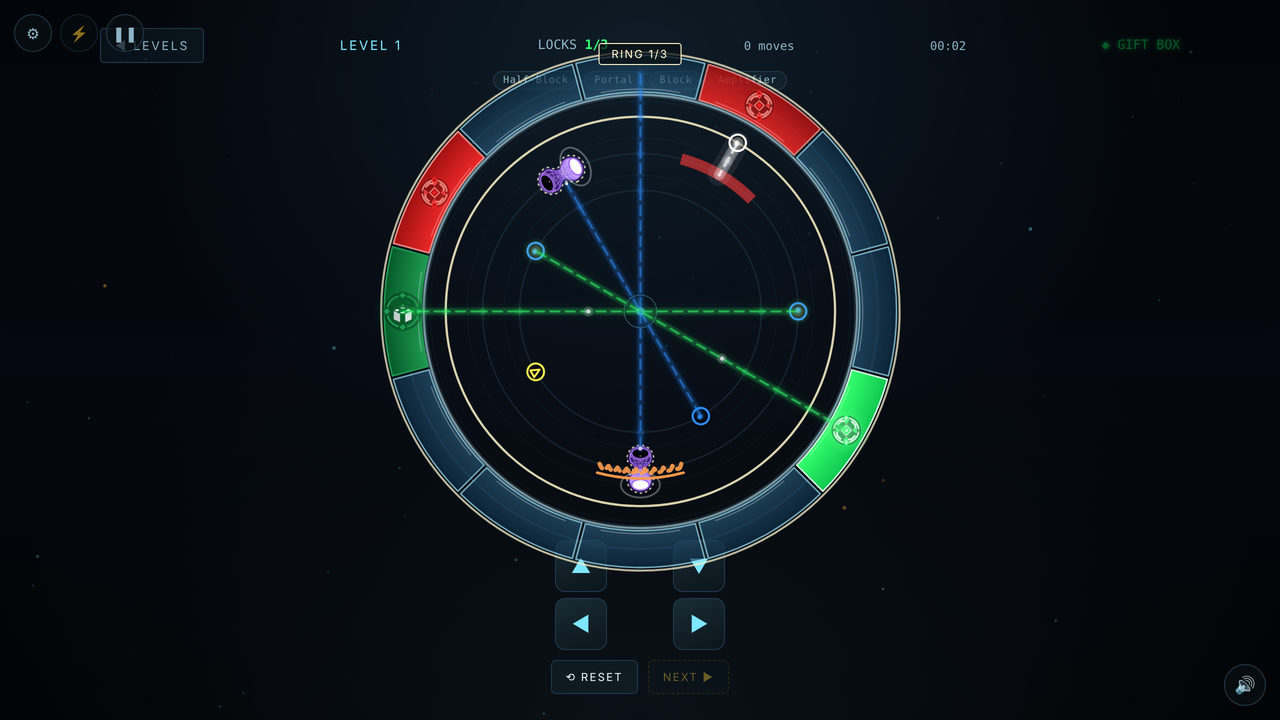
#> input picture media/captured/rs_hard_L01_halfblock-portal-block_puzzle_20261026_16x9.jpg, 1280 x 720 px
$ python -i capture_gameplay.py   (imports and definitions only)
#> lines starting #> are read from the running program, lines starting #| are printed output that depends on the picture
"""Capture fresh, genuine Ringshift gameplay with a real browser.

What it does
    1. Opens YOUR copy of the game (a local .html file) in headless Chromium.
    2. Finds a solution for a level using the game's own beam tracer.
    3. Plays that solution through the game's real keyboard controls
       (arrow keys select and rotate rings) while recording the screen.
    4. Only keeps the clip if the game itself reports the level as won.
    5. Encodes an X-ready MP4 plus screenshots, validates them, and records
       tags/descriptions in media/media_tags.json and the scene in
       data/capture_history.json so the same level is not captured twice.

The game file is NOT part of this repository. Pass it with --game.

    python scripts/capture_gameplay.py doctor  --game "C:\\path\\to\\ringshift.html"
    python scripts/capture_gameplay.py list    --game "C:\\path\\to\\ringshift.html"
    python scripts/capture_gameplay.py plan    --game "C:\\path\\to\\ringshift.html" --count 3
    python scripts/capture_gameplay.py capture --game "C:\\path\\to\\ringshift.html" --count 3

Needs: pip install playwright && playwright install chromium, and FFmpeg on PATH.
"""

import argparse
import base64
import hashlib
import json
import platform
import random
import re
import shutil
import subprocess
import sys
import tempfile
import time
from datetime import datetime, timezone
from pathlib import Path

import media_manifest as manifest_tools
import media_tools as tools

BASE_DIR = Path(__file__).resolve().parent.parent
MEDIA_DIR = BASE_DIR / "media"
TAGS_FILE = MEDIA_DIR / "media_tags.json"
HISTORY_FILE = BASE_DIR / "data" / "capture_history.json"
DEFAULT_OUT_DIR = MEDIA_DIR / "captured"
PREVIEW_DIR = BASE_DIR / "data" / "capture_preview"      # contact sheet + report; NOT under media/ so it is never posted

# Modes with the standard "light every required lock" win rule. The special
# modes (meteor, rocket, orchestra) have timers and random hazards, so a
# solution found from the level data alone would not be reliable.
STANDARD_MODES = ("easy", "normal", "hard")

VIEWPORT = {"width": 540, "height": 960}   # a phone-shaped window, the game's own layout
STILL_SCALE = 2                            # screenshots are 1080x1920

# Measured here (Chromium 153): the screencast always delivers CSS-pixel frames (540x960 for this window) however large
# maxWidth is, and a native 1080x1920 window makes the game switch to a different, desktop-style layout. So clips are
# recorded at 540 wide and upscaled 2x, while screenshots are rendered at 2x and stay sharp.
# The browser window used for each output shape. Portrait shapes use the phone-shaped window (4:5 and 1:1 are
# cropped from it); 16:9 uses a landscape window so the game's own responsive layout is recorded, not a thin strip.
LAYOUTS = {
    "4:5":  {"viewport": VIEWPORT, "scale": STILL_SCALE, "cast_width": VIEWPORT["width"]},
    "1:1":  {"viewport": VIEWPORT, "scale": STILL_SCALE, "cast_width": VIEWPORT["width"]},
    "9:16": {"viewport": VIEWPORT, "scale": STILL_SCALE, "cast_width": VIEWPORT["width"]},
    "16:9": {"viewport": {"width": 1280, "height": 720}, "scale": 2, "cast_width": 1280},
}
DEFAULT_ASPECT = "4:5"

MIN_MOVES = 3                              # skip trivial levels (nothing to watch)
MAX_MOVES = 16                             # keep clips short
SCENE_TIMEOUT_S = 150                      # wall-clock limit for playing one level (encoding is separate)
PAGE_TIMEOUT_MS = 15000                    # any single browser operation
TEASER_FRACTION = 0.5                      # a teaser plays about this share of the solution, then stops
DUPLICATE_FRACTION = 0.06                  # two captures whose perceptual hashes differ in <= 6% of bits are the same picture
TEASER_HOLD_MS = 1200                      # how long a teaser holds on its last (unsolved) position

# Pacing in milliseconds: slow enough that a viewer can follow each rotation.
INTRO_HOLD_MS = 1600
SELECT_MS = 380
ROTATE_MS = 430
RING_PAUSE_MS = 250
WIN_SHOT_MS = 600                          # BREACHED banner is up; take the 'solved' screenshot
WIN_HOLD_MS = 1300                         # total time the BREACHED banner stays in the clip

# Game gimmick labels (as shown in the game's HUD chips) -> topic tags used by the media selector.
LABEL_TO_TAGS = {
    "mirror": ["mirror"],
    "portal": ["black hole"],
    "echo": ["satellite"],
    "block": ["block"],
    "half-block": ["half-block", "block"],
    "prism": ["prism"],
    "amplifier": ["amplifier"],
}

THEME_CLASS_RE = re.compile(r"\btheme-([a-z0-9]+)\b")
V2_THEME_CLASS_RE = re.compile(r"(?:^|\s)v2-([a-z0-9]+)(?=\s|$)")
NOT_A_THEME = {"space", "v2", "redesign", "anim", "aware", "sleep"}   # body classes that look like themes but are not

# Pacing multiplier for the daily social clips: the same real key presses, a little slower so a viewer can follow
# them and a typical solution lasts 10-20 s. 1.0 keeps the original pacing.
SOCIAL_PACE = 1.25
STILL_MIN_CONTRAST = 18.0          # luminance standard deviation (0-255) below which a still is too flat to post
STILL_MAX_FLAT_SHARE = 0.72        # at most this share of the picture may sit in one narrow brightness band
STILL_MIN_COLOURS = 160            # distinct colours in a 64x64 thumbnail; a blank or loading screen has a handful

REQUIRED_GLOBALS = (
    "LEVELS", "gstate", "goGame", "traceAllBeams", "gimmickKindsInLevel",
    "GIMMICK_LABELS", "rewardForLevel", "ensureRewardShape", "save", "persistSave",
)


class CaptureError(RuntimeError):
    pass


# ---------------------------------------------------------------- pure helpers

def scene_id(mode, index):
    return f"{mode}:{index + 1}"


# [102 lines left out: functions tags_for_labels, theme_from_classes, describe_scene, choose_scenes, clip_filename, not called in this run]


def game_fingerprint(path):
    return hashlib.sha256(Path(path).read_bytes()).hexdigest()[:12]


# [11 lines left out: functions read_json, write_json, not called in this run]


# ----------------------------------------------------------------- browser side

SOLVE_JS = """([mode, idx, withBonus])=>{
  const lvl = LEVELS[mode][idx];
  const n = lvl.slots, R = lvl.rings.length;
  const bonus = lvl.bonusLockSlots || [];
  const need = withBonus ? lvl.lockSlots.concat(bonus) : lvl.lockSlots;
  const like = {slots:n, rings:lvl.rings, lockSlots:[...new Set(lvl.lockSlots.concat(bonus))]};
  const init = lvl.rings.map(r=>r.initialRotation||0);
  const start = traceAllBeams(like, init, undefined, undefined).litLocks;
  const sols = [];
  const rots = new Array(R).fill(0);
  (function rec(r){
    if(r===R){
      const lit = traceAllBeams(like, rots.slice(), undefined, undefined).litLocks;
      if(need.every(s=>lit.has(s))){
        const deltas = []; let cost = 0;
        for(let i=0;i<R;i++){ let d=((rots[i]-init[i])%n+n)%n; if(d>n/2) d-=n; deltas.push(d); cost+=Math.abs(d); }
        sols.push({rots:rots.slice(), deltas, cost});
      }
      return;
    }
    for(let v=0; v<n; v++){ rots[r]=v; rec(r+1); }
  })(0);
  sols.sort((a,b)=>a.cost-b.cost);
  return {count: sols.length, best: sols[0] || null, startSolved: need.every(s=>start.has(s)), hasBonus: bonus.length>0};
}"""

SCENES_JS = """()=>{
  const out = [];
  for(const mode of %s){
    (LEVELS[mode]||[]).forEach((lvl, index)=>{
      let kinds = [];
      try{ kinds = gimmickKindsInLevel(lvl); }catch(e){}
      out.push({mode, index, name: lvl.name, slots: lvl.slots, rings: lvl.rings.length,
                locks: lvl.lockSlots.length, bonus: (lvl.bonusLockSlots||[]).length,
                labels: kinds.map(k=>GIMMICK_LABELS[k]||String(k))});
    });
  }
  return out;
}"""

PREPARE_PROFILE_JS = """()=>{
  // A throwaway capture profile (fresh browser context): no tutorial, every gimmick already
  // "seen" and every gift box already claimed, so no toast or reward pop-up covers the puzzle.
  ensureRewardShape();
  for(const mode of %s){
    LEVELS[mode].forEach((lvl, i)=>{ const r = rewardForLevel(mode, i); if(r) save.rewards.claimed[r.lvKey] = r.id || 'capture-profile'; });
  }
  save.seenGimmicks = Object.keys(GIMMICK_LABELS);
  save.tutorialSeen = true;
  persistSave();
  return true;
}"""

HIDE_DEV_UI_CSS = "#dgBtn,.dgBtn{display:none !important}"

# While recording ONE level the game must not wander off by itself. The game calls goGame() from a
# timer 1.5s after a win ("auto-advance"); this lets only the capture tool's own calls through.
AUTO_ADVANCE_GUARD_JS = """()=>{
  if(window.__origGoGame) return true;
  window.__origGoGame = goGame;
  window.goGame = function(mode, idx){ if(window.__allowGo) return window.__origGoGame(mode, idx); };
  return true;
}"""


# Themes the game itself defines. A theme is only offered when the game lists it in THEME_LIST (it is in the shop),
# and v0.33+ marks themes whose unlock is not wired up yet in UNASSIGNED_THEMES: those are left out, because a post
# should not show a look a player cannot actually get.
THEMES_JS = """()=>{
  const unassigned = (typeof UNASSIGNED_THEMES!=='undefined' && Array.isArray(UNASSIGNED_THEMES)) ? UNASSIGNED_THEMES : [];
  return THEME_LIST.map(t=>{
    const v2 = (typeof THEME_V2!=='undefined' && THEME_V2[t.id]) || null;
    return {id: t.id, name: (v2 && v2.name) || t.name, blurb: (v2 && v2.blurb) || t.blurb || '',
            v2: !!v2, assigned: !unassigned.includes(t.id)};
  });
}"""

# Equip a theme exactly as the Shop does (own it, equip it, persist, apply), on the throwaway capture profile.
SET_THEME_JS = """(id)=>{
  if(!THEME_LIST.some(t=>t.id===id)) return {ok:false, why:'the game has no theme '+id};
  ensureThemeShape();
  if(!save.themeState.owned.includes(id)) save.themeState.owned.push(id);
  if(!save.themeState.discovered.includes(id)) save.themeState.discovered.push(id);
  save.themeState.equipped = id;
  persistSave();
  syncThemeToContext();
  return {ok:true};
}"""

CURRENT_THEME_JS = """()=>{
  const v2 = (typeof V2!=='undefined' && V2.cur) || null;
  const id = v2 ? v2.id : ((save.themeState||{}).equipped || null);
  const row = THEME_LIST.find(t=>t.id===id);
  return {id, name: (v2 && v2.name) || (row && row.name) || id, classes: document.body.className};
}"""

# Everything that would make a frame unfit to post: not on the puzzle screen, the board missing or cut off, or one of
# the game's own overlays (menus, pop-ups, toasts, banners) covering it. The BREACHED win banner is reported separately
# because a "solved" still is supposed to show it.
SCREEN_JS = """()=>{
  const problems = [];
  if(!document.body.classList.contains('inGame')) problems.push('not on the puzzle screen');
  const arena = document.getElementById('puzzleArena');
  const r = arena && arena.getBoundingClientRect();
  if(!r || r.width < 200 || r.height < 200) problems.push('the puzzle board is not visible');
  else if(r.top < -1 || r.left < -1 || r.bottom > innerHeight + 1 || r.right > innerWidth + 1) problems.push('the puzzle board is partly off screen');
  document.querySelectorAll('.modalOverlay.show, #shopOverlay.show, #newGimmickToast.show, #loseBanner.show, #meteorWarnBanner.show, #orchFogOverlay.show, #giftModal.show')
    .forEach(e=>problems.push('an overlay covers the board (#'+(e.id||e.className)+')'));
  if(save.options && save.options.debugMode) problems.push('debug mode is on');
  const win = document.getElementById('winBanner');
  return {problems, winBanner: !!(win && win.classList.contains('show')),
          board: r ? {top:r.top, left:r.left, bottom:r.bottom, right:r.right, width:r.width, height:r.height} : null,
          viewport: {width: innerWidth, height: innerHeight}};
}"""


# [16 lines left out: function board_crop_y, not called in this run]


def still_problems(path):
    """Reasons a still is visually unusable (blank, loading screen, a flat wash), or []. Needs Pillow; without it
    only FFmpeg's validation applies and this returns []."""
    try:
        from PIL import Image, ImageStat
    except ImportError:
        return []
    try:
        with Image.open(path) as image:
#> image is the input picture: PIL image 1280x720 RGB; mean R, G, B 12.9, 19.4, 25.3
            grey = image.convert("L")
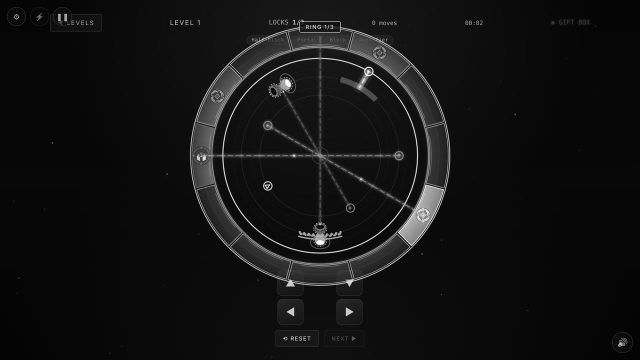
#> grey: PIL image 1280x720 L (shown at 1/2 size); min 0, max 255, mean 18.2
            thumb = image.convert("RGB").resize((64, 64))
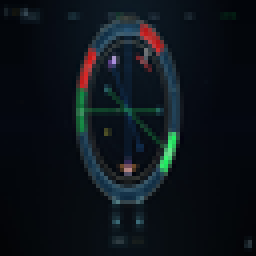
#> thumb: PIL image 64x64 RGB (shown 4 times larger); mean R, G, B 12.9, 19.4, 25.3
    except Exception as error:  # an unreadable image is a problem, not a crash
        return [f"cannot read the image ({type(error).__name__})"]

    problems = []
    contrast = ImageStat.Stat(grey).stddev[0]
#> contrast = 27.55
    if contrast < STILL_MIN_CONTRAST:
        problems.append(f"too flat to post (contrast {contrast:.1f} < {STILL_MIN_CONTRAST})")
    histogram = grey.histogram()
#> histogram = 256 values, max 144503 at index 7, min 4 at index 248, mean 3600
    total = sum(histogram) or 1
#> total = 921600
    widest_band = max(sum(histogram[i:i + 12]) for i in range(0, 256 - 12)) / total
#> widest_band = 0.777
    if widest_band > STILL_MAX_FLAT_SHARE:
        problems.append(f"{widest_band:.0%} of the picture is one flat brightness (blank or loading screen?)")
    colours = len(thumb.getcolors(64 * 64) or [])
#> colours = 1123
    if colours < STILL_MIN_COLOURS:
        problems.append(f"only {colours} distinct colours (blank, solid or placeholder picture)")
    return problems


# [9 lines left out: function _import_playwright, not called in this run]


class GameSession:
    """One headless browser with the game loaded. Use as a context manager."""

    # [67 lines left out: functions __init__, __enter__, __exit__, scenes, not called in this run]

    def themes(self):
        """The game's own themes: [{id, name, blurb, v2, assigned}] read from THEME_LIST / THEME_V2."""
        return self.page.evaluate(THEMES_JS)

    def current_theme(self):
        return self.page.evaluate(CURRENT_THEME_JS)

    # [10 lines left out: function set_theme, not called in this run]

    def screen(self):
        """What is on screen now (see SCREEN_JS): problems, whether the win banner shows, board/viewport boxes."""
        return self.page.evaluate(SCREEN_JS)

    # [16 lines left out: functions solve, start_level, not called in this run]

    def begin_scene(self, limit_seconds=SCENE_TIMEOUT_S):
        """Start the wall-clock limit for one level. Playing past it raises CaptureError instead of hanging."""
        self.deadline = time.monotonic() + limit_seconds

    def _check_deadline(self):
        if self.deadline is not None and time.monotonic() > self.deadline:
            raise CaptureError("timed out while playing the level (scene time limit reached)")

    # [83 lines left out: functions press, play, state, start_recording, stop_recording, not called in this run]

    def screenshot(self, path):
        self.page.screenshot(path=str(path))


# ------------------------------------------------------------------- orchestration

# [154 lines left out: function capture_scene, not called in this run]


# What each kind of captured file shows. These come from how the file was made, not from guessing.
KIND_FACTS = {
    "video":  {"state": "solved",      "action": True},
    "teaser": {"state": "in_progress", "action": True},
    "puzzle": {"state": "unsolved",    "action": False},
    "solved": {"state": "solved",      "action": False},
}


# [128 lines left out: functions find_near_duplicate, build_entry_and_record, record_results, not called in this run]


# ------------------------------------------------------------------ dependency check

def _ok(name, ok, detail, required=True):
    return {"name": name, "ok": bool(ok), "detail": detail, "required": required}


# [386 lines left out: functions check_dependencies, _cmd_doctor, make_contact_sheet, write_report, _annotate, _cmd_list and 6 more, not called in this run]


# [2 lines not run here, left out]

>>> result = still_problems('../media/captured/rs_hard_L01_halfblock-portal-block_puzzle_20261026_16x9.jpg')
#> result = 1 item

$ run again, on media/gameplay/06_hard15_five_mechanisms.png
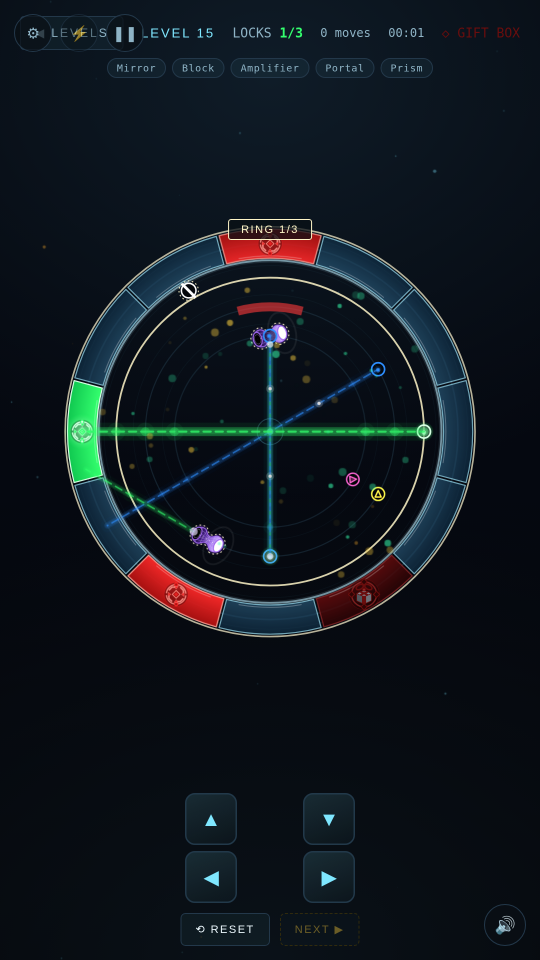
#> input picture media/gameplay/06_hard15_five_mechanisms.png, 1080 x 1920 px (shown at 1/2 size)
#> in still_problems, image is the input picture: PIL image 1080x1920 RGB; mean R, G, B 15.7, 23.2, 30.2
#> in still_problems, `grey = image.convert("L")`:
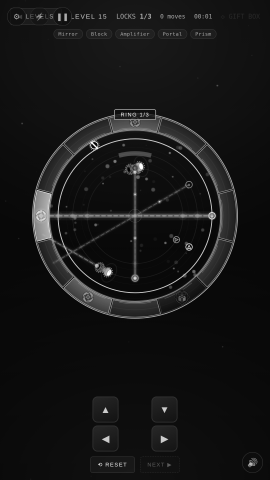
#> grey: PIL image 1080x1920 L (shown at 1/4 size); min 0, max 255, mean 21.7
#> in still_problems, `thumb = image.convert("RGB").resize((64, 64))`:
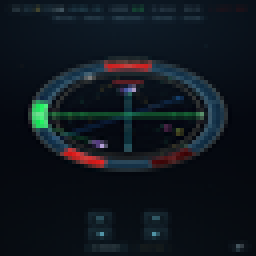
#> thumb: PIL image 64x64 RGB (shown 4 times larger); mean R, G, B 15.7, 23.2, 30.2
#> contrast = 29.02
#> histogram = 256 values, max 243325 at index 9, min 2 at index 248, mean 8100
#> total = 2073600
#> widest_band = 0.737
#> colours = 1240
#> result = 1 item
